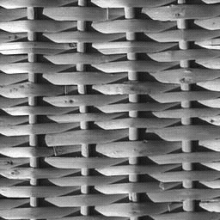
%> input picture gwetl_ehirimc_ImageCompressionSVD/weave.bmp, 220 x 220 px
$ octave SVD.m   (GNU Octave 9; MATLAB toolbox functions it lacks are replaced by stand-ins)
%> lines starting %> are read from the running program, lines starting %| are printed output that depends on the picture
clc; clear;
% read in image & display
A = imread('weave.bmp');
%> A is the input picture: size 220x220 uint8; min 15, max 255, mean 119.2
subplot(3, 3, 1)
imshow(A)
title('Original')

%convert image into grayscale
X_pre = im2gray(A);
X = im2double(X_pre);

if width(X) >= 220
    range = [1 2 4 16 32 64 128 rank(X)];
%> range = [1 2 4 16 32 64 128 220]
else
    range = [1 2 4 16 32 64 100 rank(X)];
end

%find S V D
[U, S, V] = svd(X);

% [8 lines of commented-out code are left out]
residual_error = zeros(8,1);
compression_rate = zeros(8, 1);

plotind = 2;
i = 1;
for r=range
    Xapprox = U(:, 1:r)*S(1:r, 1:r)*V(:, 1:r)';
    subplot(3, 3, plotind), plotind = plotind+1;
    imshow(Xapprox), axis off
    original_norm = norm(X, 'fro');
    residual_error(i) = norm((X-Xapprox), 'fro')/norm(X, 'fro');
    residual_error;
    compression_rate(i) = (r + (r*width(X))+ (r*height(X)))/(height(X)*width(X));
    compression_rate;
    i = i+1;
end
%> this loop made 8 passes
%> r on passes 4 to 8: 16, 32, 64, 128, 220
%> pass 1, `imshow(Xapprox)`:
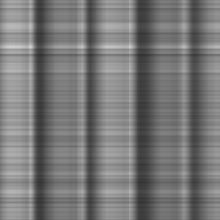
%> displayed picture: size 220x220, on the screen's scale of 0 to 255; min 49, max 210, mean 119.2
%> pass 2, `imshow(Xapprox)`:
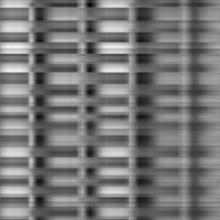
%> displayed picture: size 220x220, on the screen's scale of 0 to 255; min 6, max 245, mean 119.2
%> after the loop, compression_rate = [0.00911; 0.0182; 0.0364; 0.146; 0.292; 0.583; 1.17; 2]; residual_error = [0.337; 0.268; 0.203; 0.113; 0.0675; 0.0298; 0.00709; 3.32e-15]
%> after the loop:
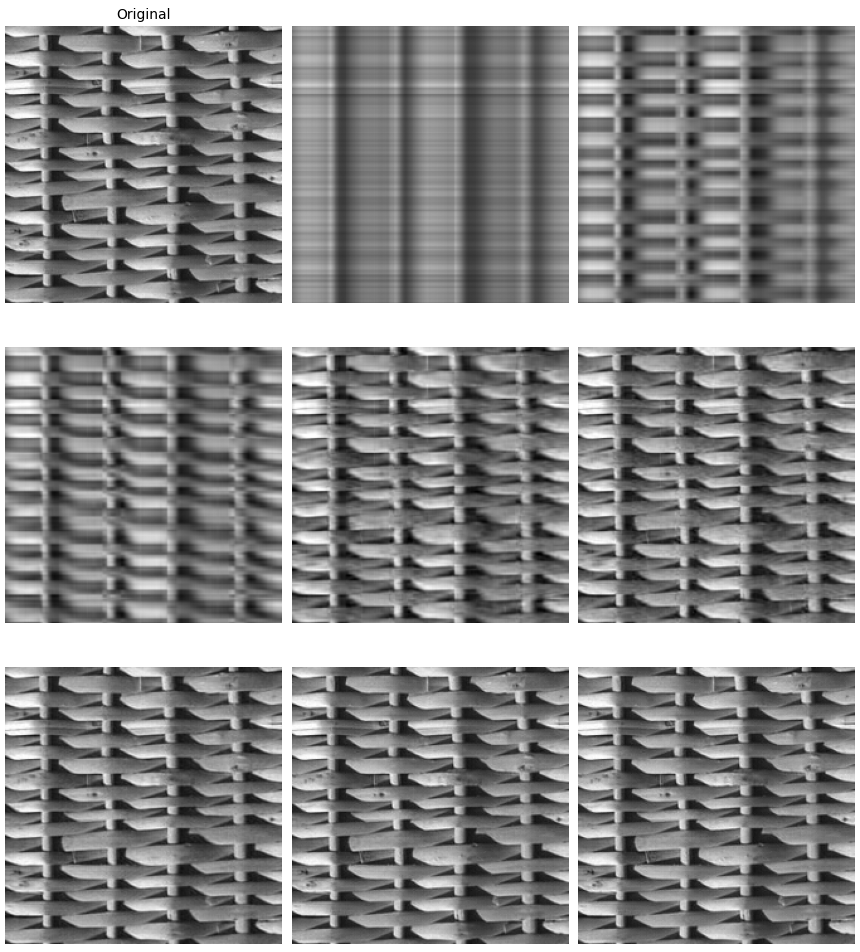
%> figure redrawn from the program's plot data, 9 panels


% [9 lines of commented-out code are left out]

$ run again, with gwetl_ehirimc_ImageCompressionSVD/lily.jpg saved as gwetl_ehirimc_ImageCompressionSVD/weave.bmp
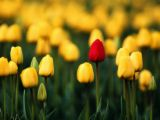
%> input picture gwetl_ehirimc_ImageCompressionSVD/lily.jpg, 160 x 120 px
%> A is the input picture: size 120x160x3 uint8; mean R, G, B 121.5, 103.5, 27.6
%> `X_pre = im2gray(A);`:
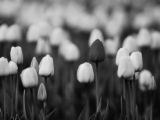
%> X_pre: size 120x160 uint8; min 3, max 240, mean 100.2
%> range = [1 2 4 16 32 64 100 120]
%> the loop `for r=range` made 8 passes
%> r on passes 4 to 8: 16, 32, 64, 100, 120
%> pass 2, `imshow(Xapprox)`:
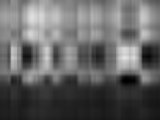
%> displayed picture: size 120x160, on the screen's scale of 0 to 255; min 0, max 228, mean 100.2
%> after the loop `for r=range`: compression_rate = [0.0146; 0.0293; 0.0585; 0.234; 0.468; 0.937; 1.46; 1.76]; residual_error = [0.38; 0.321; 0.22; 0.061; 0.0238; 0.00431; 0.000511; 2.85e-15]
